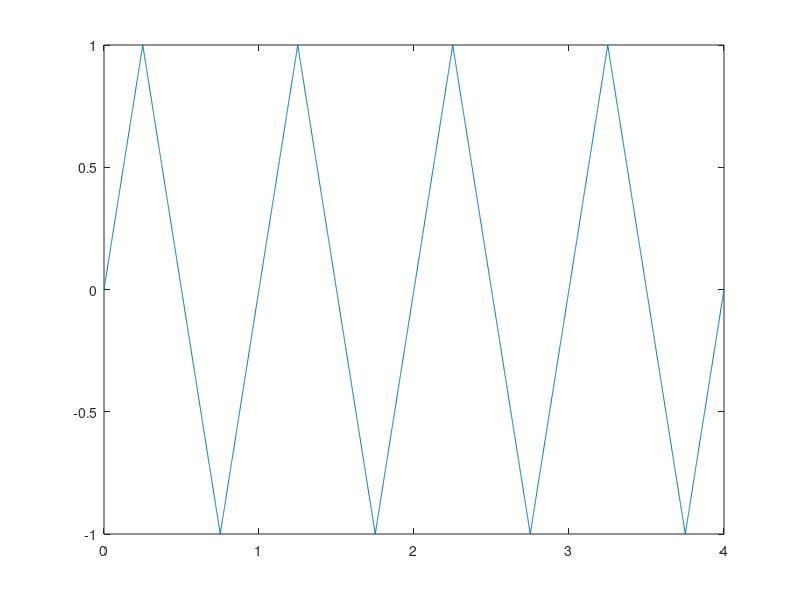

Write MATLAB code to recreate this figure. (Note: this script raises an error after producing the figure.)
Ta = 0.001;
f0 = 1;
T0 = 1;
Np = 4;
N = round(Np/(f0*Ta));
x = [N,1];
k = 14;
t = [0:(N-1)]'*Ta;

y=sawtooth(2*pi*f0*t+pi/2,1/2);
plot(t,y)

[ak,bk] = Calculo_coef(Ta,1/f0,y,k);
figure(62);
plot(0:k-1,ak,'*', 0:k-1,bk, '*')